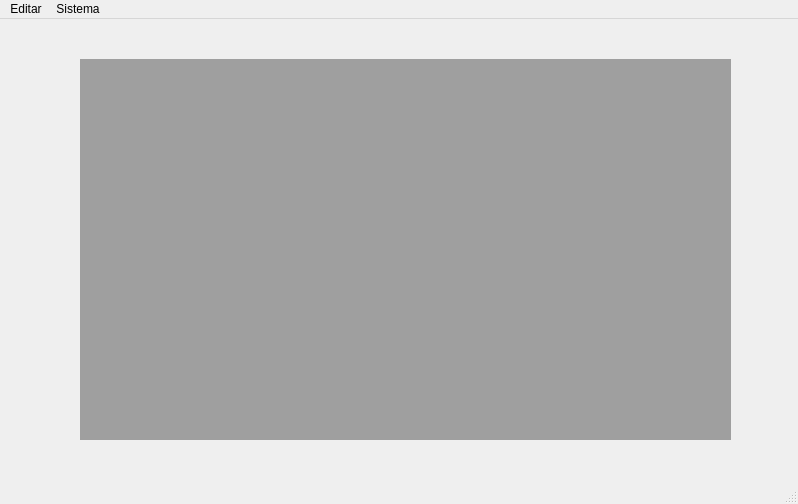
<?xml version="1.0" encoding="UTF-8"?>
<ui version="4.0">
 <class>janela_principal</class>
 <widget class="QMainWindow" name="janela_principal">
  <property name="geometry">
   <rect>
    <x>0</x>
    <y>0</y>
    <width>798</width>
    <height>504</height>
   </rect>
  </property>
  <property name="windowTitle">
   <string>janela_principal</string>
  </property>
  <widget class="QWidget" name="centralwidget">
   <widget class="QMdiArea" name="mdiArea">
    <property name="geometry">
     <rect>
      <x>80</x>
      <y>40</y>
      <width>651</width>
      <height>381</height>
     </rect>
    </property>
    <property name="minimumSize">
     <size>
      <width>0</width>
      <height>0</height>
     </size>
    </property>
    <property name="sizeIncrement">
     <size>
      <width>0</width>
      <height>0</height>
     </size>
    </property>
    <property name="verticalScrollBarPolicy">
     <enum>Qt::ScrollBarAlwaysOff</enum>
    </property>
    <widget class="QWidget" name="subwindow">
     <property name="sizePolicy">
      <sizepolicy hsizetype="Preferred" vsizetype="Preferred">
       <horstretch>0</horstretch>
       <verstretch>0</verstretch>
      </sizepolicy>
     </property>
     <property name="minimumSize">
      <size>
       <width>600</width>
       <height>600</height>
      </size>
     </property>
     <property name="maximumSize">
      <size>
       <width>600</width>
       <height>600</height>
      </size>
     </property>
     <property name="baseSize">
      <size>
       <width>600</width>
       <height>600</height>
      </size>
     </property>
     <property name="contextMenuPolicy">
      <enum>Qt::CustomContextMenu</enum>
     </property>
     <property name="windowTitle">
      <string>Subwindow</string>
     </property>
     <widget class="QWidget" name="layoutWidget_2">
      <property name="geometry">
       <rect>
        <x>10</x>
        <y>0</y>
        <width>431</width>
        <height>311</height>
       </rect>
      </property>
      <layout class="QVBoxLayout" name="verticalLayout_7" stretch="0,0,0">
       <property name="sizeConstraint">
        <enum>QLayout::SetDefaultConstraint</enum>
       </property>
       <item>
        <layout class="QHBoxLayout" name="horizontalLayout_9">
         <item>
          <layout class="QVBoxLayout" name="verticalLayout_8">
           <item>
            <layout class="QHBoxLayout" name="horizontalLayout_10">
             <item>
              <widget class="QLabel" name="label_9">
               <property name="text">
                <string>Usuário:</string>
               </property>
              </widget>
             </item>
             <item>
              <widget class="QLabel" name="label_nome">
               <property name="text">
                <string/>
               </property>
              </widget>
             </item>
            </layout>
           </item>
           <item>
            <layout class="QHBoxLayout" name="horizontalLayout_11">
             <item>
              <widget class="QLabel" name="label_10">
               <property name="text">
                <string>Username:</string>
               </property>
              </widget>
             </item>
             <item>
              <widget class="QLabel" name="label_username">
               <property name="text">
                <string/>
               </property>
              </widget>
             </item>
            </layout>
           </item>
           <item>
            <layout class="QHBoxLayout" name="horizontalLayout_12">
             <item>
              <widget class="QLabel" name="label_11">
               <property name="text">
                <string>Tipo:</string>
               </property>
              </widget>
             </item>
             <item>
              <widget class="QLabel" name="label_tipo">
               <property name="text">
                <string/>
               </property>
              </widget>
             </item>
            </layout>
           </item>
          </layout>
         </item>
        </layout>
       </item>
       <item>
        <widget class="QLabel" name="label_12">
         <property name="text">
          <string>Telas disponíveis:</string>
         </property>
        </widget>
       </item>
       <item>
        <widget class="QTreeWidget" name="treeWidget">
         <column>
          <property name="text">
           <string notr="true">1</string>
          </property>
         </column>
        </widget>
       </item>
      </layout>
     </widget>
    </widget>
   </widget>
  </widget>
  <widget class="QMenuBar" name="menubar">
   <property name="geometry">
    <rect>
     <x>0</x>
     <y>0</y>
     <width>798</width>
     <height>21</height>
    </rect>
   </property>
   <widget class="QMenu" name="menuSistema">
    <property name="title">
     <string>Editar</string>
    </property>
    <addaction name="actionConfigura_es"/>
   </widget>
   <widget class="QMenu" name="menuSistema_2">
    <property name="title">
     <string>Sistema</string>
    </property>
    <addaction name="actionSobre"/>
    <addaction name="actionSair"/>
   </widget>
   <addaction name="menuSistema"/>
   <addaction name="menuSistema_2"/>
  </widget>
  <widget class="QStatusBar" name="statusbar"/>
  <action name="actionConfigura_es">
   <property name="text">
    <string>Configurações</string>
   </property>
  </action>
  <action name="actionSobre">
   <property name="text">
    <string>Sobre</string>
   </property>
  </action>
  <action name="actionSair">
   <property name="text">
    <string>Sair</string>
   </property>
  </action>
 </widget>
 <resources/>
 <connections/>
</ui>
